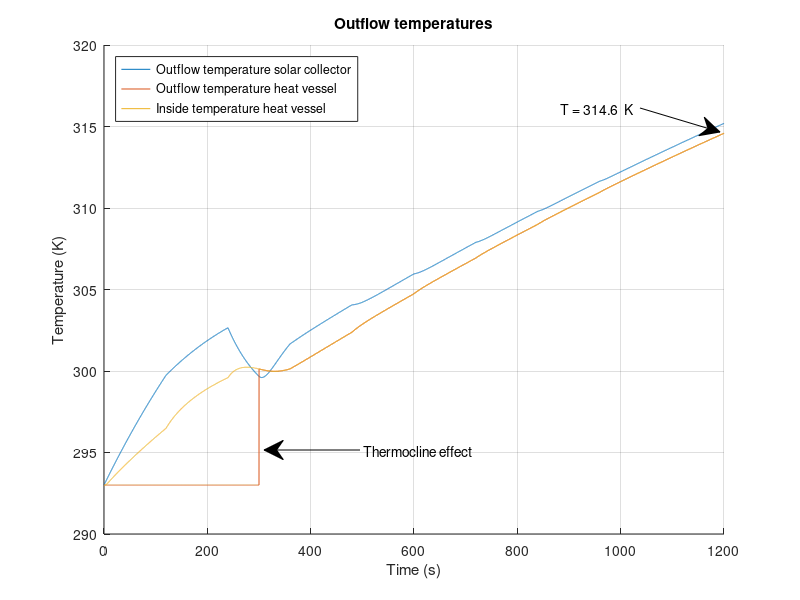
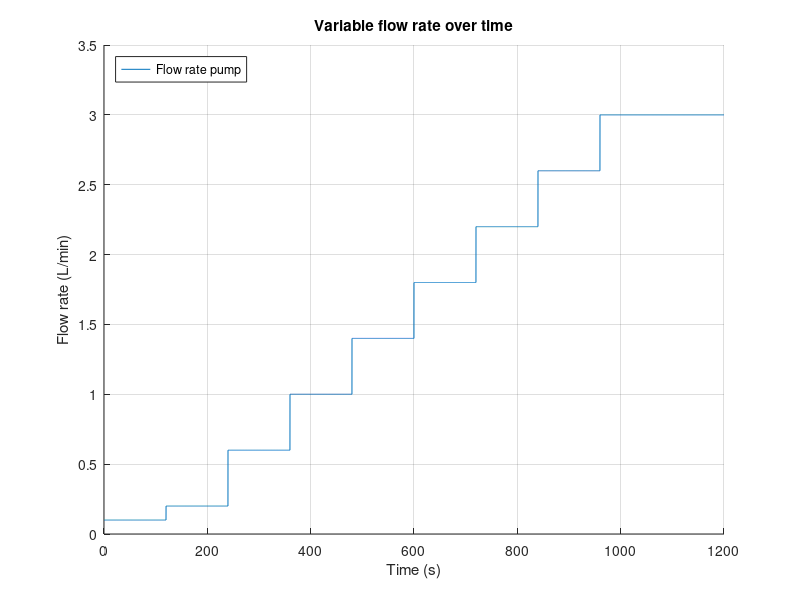

Write the MATLAB code that produced these figures, in order.
%%%%%%%%%%%%%%%%%%%%%%%%%%%%%%%%%%%%%%%%%%%%
% Matlab model for Solar Collector Group 10%
%%%%%%%%%%%%%%%%%%%%%%%%%%%%%%%%%%%%%%%%%%%%
clc;
clear;
close all;
%%
%%%%%%%%%%%
%Constants%
%%%%%%%%%%%
%Natural costants:
    sigma = 5.67*10^(-8);                       %Stefan-Boltzmann constant
    v_out = 4.5;                                %Velocity of air outside the solar collector [m/s]
    v_in = 0;                                   %Velocity of air inside the solar collector [m/s]
%Emissivity
    e_Cu = 0.22;                                %Copper tube, value 0.052
    e_glass = 0.95;
    e_PVC = 0.91;                               %PVC tube
    e_foam = 0.9;                               %foam foil
    e_Al = 0.04;                                %Aluminum tape
    e_paint = 0.95;                             %Emissivity of black paint (for comparison)
    e_wood = 0.94;
    e_CuMatte = 0.22;                           %Emissivity of the copper tube after making it less reflective (for comparison)
%Thermal conductivity
    k_air = 0.026;                              %Air [W/(m*K)]
    k_tempex =0.03;                             %Tempex plate [W/(m*K)]
    k_Cu = 400;                                 %Copper tube [W/(m*K)]
    k_wood = 0.12;                              %Wood casing [W/(m*K)]
    k_Po = 0.13;                                %Polyurethane tube [W/(m*K)]
    k_PVC = 0.19;                               %PVC thermal conduc [W/(m*K)]
    k_foil = 0.04;                              %Polyethylene foam foil [W/(m*K)]
    k_glass = 0.96;                             %Thermal conductivity of the glass plate [W/(m*K)]
%Heat transfer coefficient
    h_out_air = 10.45 - v_out + 10*(v_out)^(1/2);%Outside solar collector air [W/(m^2*K)]
    h_in_air = 10.45 - v_in + 10*(v_in)^(1/2);  %Inside solar collector air [W/(m^2*K)]
    h_air = 2.5;                                %Still standing 298K air [W/(m^2*K)]
%Specific heat
    c_water = 4186;                             %Specific heat water [J/kgK]
    c_Cu = 386;                                 %Specific heat copper [J/kgK]
    c_Al = 922;                                 %Specific heat aluminium[J/kgK]
    c_air = 1007;                               %Specific heat air[J/kgK]
%Measurements
    D_Cu = 0.012;                               %Diameter of the copper tube [m]
    D_PolyTube = 0.008;                         %Diameter of the polyurathane pump tubes [m]
    R_Cu1 = 0.005;                              %Inner radius of the copper tube [m]
    R_Cu2 = 0.006;                              %Outer radius of  the copper tube [m]
    V_air = 0.04911;                            %Volume of the air in the solar collector [m^3]
    V_Al = 8.96*10^(-5);                        %Total volume of the aluminum tape
    L_Cu_SC = 6.63;                             %Length of the copper tube in the solar collector [m]
    L_CuTube = 6.630;                           %Total length of tube that's exposed to the air [m]
    L_PolyTube1 = 3;                            %Total length of polyurathane pump tube 1 [m]
    L_PolyTube2 = 3;                            %Total length of polyurathane pump tube 2 [m]
    d_frame = 0.05;                             %Thickness of the pinewood frame [m]
%Measurements Heat storage vessel
    D_pvc = 0.050;                              %Diameter PVC tube [m]
    R_pvcThick = 0.0018;                        %PVC wall thickness
    R_pvc1 = (D_pvc/2) - R_pvcThick;            %Inner Radius PVC tube [m]
    R_pvc2 = (D_pvc/2);                         %Outer Radius PVC tube [m]
    N_insLayers = 6;                            %Number of insulating polyethylene foam foil layers [m]
    R_polyFoil = N_insLayers * 0.003;           %Radius thickness polyethylene foam foil [m]
    L_Tube_HV = 0.71;                           %PVC length [m]
%Measurements for in- and outlet connectors
    D_Po = 0.012;                               %Diameter of the polyurethane tube [m]
    R_Po1 = 0.004;                              %Inner radius of the polyurethane tube [m]
    R_Po2 = 0.006;                              %Outer radius of the polyurethane tube [m]
    L_Tube_HV_to_SC = 3;                        %Half of general setup length, HV to SC [m]
    L_Tube_SC_to_HV = 3;                        %Half of general setup length, SC to HV [m]
%Areas
    A_RadCu = 4*D_Cu*1.4+3*0.5*0.25*pi*(0.0898^2-0.0778^2)+2*0.012*0.15; %Sunlit area of the copper tube [m^2]
    A_RadAl = 0.670*1.4 - 4*0.012*1.4;                      %Sunlit area of the aluminum troughs [m^2]
    A_AirCu = 1.4*pi*D_Cu + 3*4.9594762*10^(-3) + 0.05*pi*D_Cu + 2*0.1*pi*D_Cu; %Area of the copper tube that's exposed to the air [m^2]
    A_AirTape = 1.971;                                      %Area of the aluminum tape that is exposed to the air [m^2]
    A_AirSS = 2*(1.64*0.67)+2*(0.67*0.065)+2*(0.065*1.72);  %Area of solar collector that is exposed to the air [m^2]
    A_frame = 2*(0.67*0.065)+2*(0.065*1.72);                %Area of sides touching pinewood [m^2]
    A_HV = 2*pi*(R_pvc2+R_polyFoil)*L_Tube_HV;              %Area of heat vessel [m^2] %%%%CHECK THIS
%Intensity
    I_sun = 1000;                               %Intensity of the artificial sun [W/m^2]
%Temperatures
    T_sur = 293;                                %Temperature of the surroundings [K]
    T_in = 293;                                 %Temperature of the incoming water [K]
%Density
    rho_w = 1000;                               %Density of water [kg/m^3]
    rho_Cu = 8.9*10^3;                          %Density of copper [kg/m^3]
    rho_air = 1.29;                             %Density of air [kg/m^3]
    rho_Al = 2.70*10^3;                         %Density of aluminum [kg/m^3]
%Variables
    test_length = 20;                           %Given time in test [minutes]
    flowrate = 0.1;                             %Initial flowrate [L/min]
%%
%%%%%%%%%%%%%%
%Calculations%
%%%%%%%%%%%%%%
%%Length of simulation%%
t_end = test_length*60;                 %End time [s]
t_step = 0.1;                           %Step size [s]
Steps = t_end/t_step;                   %Amount of steps

%%HEAT VESSEL%%
T_HV_table = zeros(3,Steps+1);          %Heat vessel table for data logging
T_HV_table(1,:) = 0:t_step:t_end;
T_HV_out=T_in;                          %Beginning temperature of water in the heat vessel [K]
m_SC_water = 0.512;                     %Max mass of water in the solar collector [kg]
m_HV_water = 1.2;                       %Max mass of water in the heat vessel  [kg]
m_out_tube =1/4*pi*((D_Po -2*0.002)^2)*L_Tube_HV_to_SC ;    %Max mass of water in the outlettubing [kg]
m_hv_frac = 0;                           %Initial fraction hot water to cold water [-]

%%Variable flowrate%%
Flowrate_Table = zeros(2,Steps+1);          %Table for variable flowrate logging
Flowrate_Table(1,:) = 0:t_step:t_end;

%%Thermocline HV start values%%
m_HV_new = 0;                           %Starting mass of hot water in HV  [kg]
m_HV_old = m_HV_water;                  %Starting mass of cold water in HV [kg]
T_HV_inside = T_in;                     %Starting temperature HV [K]

%%Tube Heat vessel --> Solar Collector%%
m_PolyTube1_water = (1/4)*pi*D_PolyTube^2*L_PolyTube1*rho_w;                %Maximum amount of water in the tube [kg]
T_SC_in = T_in;                                                             %Starting temperature [K]

%%SOLAR COLLECTOR%%
T_SC_table = zeros(3,Steps+1);          %Solar collector table for data logging
T_SC_table(1,:) = 0:t_step:t_end;
T_SC_out=T_in;                          %Beginning temperature of water in the solar collector [K]
I_glass = I_sun*e_glass;                %Intensity after absorption of glass plate [W/m^2]
%%Aluminium reflection and absorption rates%%
dQdt_RadAl = (1-e_Al)*A_RadAl*I_glass;              %Energy that is reflected by the aluminum tape [W]
dQdt_RadAl_in = (e_Al)*A_RadAl*I_glass;             %Energy that is absorbed by the aluminum tape [W]
dQdt_RadCu = e_Cu*A_RadCu*I_glass + e_Cu*dQdt_RadAl;  %Energy that is absorbed by the copper tube due to radiation [W]

%SC glass plate calculations
d_glass = 0.004;                                                            %Thickness of the glass plate [m]
A_glass = 0.67*(1.640+0.080);                                               %Area of the glass plate [m]

%%Tube Solar Collector --> Heat vessel%%
m_PolyTube2_water = (1/4)*pi*D_PolyTube^2*L_PolyTube2*rho_w;                %Maximum amount of water in the tube [kg]
T_HV_in = T_in;                                                             %Starting temperature [K]

%%General%%
m_Cu = (L_Cu_SC*pi*R_Cu2^2 - L_Cu_SC*pi*R_Cu1^2)*rho_Cu;                    %Mass of the copper tube in the solar collector [kg]
m_air = rho_air*V_air;                                                      %Mass of the air in the solar collector [kg]
m_Al = rho_Al*V_Al;                                                         %Total mass of the aluminum tape [kg]
T_air = T_in;                                                               %Starting temperature of the air [K]
T_Al = T_in;                                                                %Starting temperature of the aluminum tape [K]
m_flow = (flowrate/60/1000)*rho_w*t_step;                                   %Mass of water inflow from pump during t_step [kg]
%%
for t=0:t_step:t_end
    %%
    %%%%%%%%%%%%%%%%%%%%%%%%%%%%%%%%%%%%%%%%
    %       Variable flowrate              %
    %%%%%%%%%%%%%%%%%%%%%%%%%%%%%%%%%%%%%%%%
    if (120<t && t<1080)                                                   %Varying flow rate between 2 minutes and 18 minutes
          xStart = 0.2;                                                    %Flow rate after 2 minutes
          steptime = 0.4;                                                  %Stepsize of the flow rate after every 2 minutes
          N = 8;                                                           %Amount of steps
          pump = xStart + (0:N-1)*steptime;                                %Ceating array with differnt flow rates
          flowrate = pump(round((t-60)/120));                              %At what time which array (flow rate) should be picked
          m_flow = (flowrate/60/1000)*rho_w*t_step;                        %Mass of water inflow from pump during t_step [kg]
    elseif (1080<t && t<1200)                                              %Flow rate between 18 minutes and 20 minutes
          flowrate = 3;                                                    %Flow rate [L/min]
          m_flow = (flowrate/60/1000)*rho_w*t_step;                        %Mass of water inflow from pump during t_step [kg]
    end
    Column = round((1/t_step)*t+1);                                         %Table time step counter
    Flowrate_Table(2,Column)=flowrate;                                      %Assign value for T_HV_out to the right space
    %%
    %%%%%%%%%%%%%%%%%%%%%%%%%%%%%%%%%%%%%%%%
    %       Equations for the vessel       %
    %%%%%%%%%%%%%%%%%%%%%%%%%%%%%%%%%%%%%%%%    
    %%%%%Insulation heat loss%%%%
    R_HV_PVC_cond = R_pvc1/(k_PVC*(2*pi*R_pvc2*L_Tube_HV));                     %Thermal resitance of conduction through PVC [K/W]
    R_HV_ins_Cond =  (log((R_pvc2 + R_polyFoil)/R_pvc2)) / (k_foil*A_HV);   %Thermal resitance of conduction through poly foam foil [K/W]
    R_HV_ins_Conv = 1 / (h_air*A_HV);                                       %Thermal resitance of convection outside poly foam foil [K/W]
    HL_RadOut_PVC = e_PVC * sigma * A_HV * (T_HV_inside^4 - T_sur^4);   %Heat loss due to radiation PVC [W]
    HL_RadOut_foam = e_foam * sigma * A_HV * (T_HV_inside^4 - T_sur^4); %Heat loss due to radiation foam foil [W]
    R_HV_ins_total = R_HV_PVC_cond + R_HV_ins_Cond + R_HV_ins_Conv;         %Total thermal resistance in series [K/W]
    %Total heat flow through insulation multiplied with fraction hot water
    dQdt_HV_insulation = m_hv_frac*(-((T_HV_inside - T_sur ) / R_HV_ins_total)-HL_RadOut_PVC-HL_RadOut_foam);   
    
    %%%%%End caps heat loss%%%%
    R_HV_cap_Conv = 1 /h_air*pi*(R_pvc2+R_pvcThick).^2;                     %Thermal resistance due to convection on end caps [K/W]
    R_HV_cap1 = R_pvcThick / (k_PVC * (pi*R_pvc2).^2);                      %Thermal resistance end-cap [K/W]
    R_HV_cap2 = R_HV_cap1;                                                  %Thermal resistance upper end cap [K/W]
    if m_hv_frac == 1
        %If heatvessel is full of hot water, heat loss from both end caps is presumed
        R_HV_caps_total = R_HV_cap1 + R_HV_cap2 + 2*R_HV_cap_Conv;
        dQdt_HV_caps = -((T_HV_inside - T_sur ) / R_HV_caps_total);
    else
        %If hot water not at bottom HV, only 1 end-cap
        R_HV_caps_total = R_HV_cap1 + R_HV_cap_Conv;                        
        dQdt_HV_caps = -((T_HV_inside - T_sur ) / R_HV_caps_total);
    end
    
    %%%%Total heat flow storage vessel%%%%
    dQdt_HV_total = dQdt_HV_insulation + dQdt_HV_caps;                      %Total heat flow storage vessel [W/m^2]
    
    %%%%Calculate internal temperature%%%%
    delta_T = (dQdt_HV_total*t_step/(m_HV_water*c_water));                  %Resulting delta T of heat flow [K]
    T_HV_inside = T_HV_inside+delta_T;                                      %Resulting internal temperature [K]
    
    %%%%Thermocline effect%%%% 
    if (m_HV_new < m_HV_water)                                              % Cold region thermocline provides outlfow HV
        m_HV_new = m_HV_new + m_flow;
        T_HV_inside = (m_flow*T_HV_in + T_HV_inside*m_HV_new)/(m_HV_new + m_flow);
        m_hv_frac = m_HV_new / m_HV_water;                                  %Fraction hot to cold water in HV
        m_HV_old = m_HV_old - m_flow;
        T_HV_out = T_in;                                                    %Resulting temperature outlfow if full of hot water
    else                                                                    %Thermocline when cold water has been dispersed
        T_HV_inside = (m_flow*T_HV_in + T_HV_inside*m_HV_new)/(m_HV_new + m_flow);
        m_hv_frac = 1;                                                      %Fraction of cold water to hot water is 1, used for heat losses in HV
        T_HV_out = T_HV_inside;                                             %Resulting temperature outlfow if not full of hot water
    end
    
    %%%%Log HV data for plotting%%%%
    Column = round((1/t_step)*t+1);                                         %Table time step counter
    T_HV_table(2,Column)=T_HV_out;                                          %Assign value for T_HV_out to the right space
    T_HV_table(3,Column)=dQdt_HV_total;                                     %Assign value for dQdt_HV_total to the right space
    T_HV_table(4,Column)=T_HV_inside;                                       %Assign value for inside temperature heat vessel
    
    %%
    %%%%%%%%%%%%%%%%%%%%%%%%%%%%%%%%%%%%%%%%
    %Tube 1 Heat vessel --> Solar collector%
    %%%%%%%%%%%%%%%%%%%%%%%%%%%%%%%%%%%%%%%%
    %%%%Inflow temperature%%%%
    m_PolyTube1_old = m_PolyTube1_water - m_flow;                           %Mass of water from t-t_step [kg]
    m_PolyTube1_new = m_flow;                                               %Mass of water added to the heat vessel during t_step [kg]
    T_SC_in = (m_PolyTube1_old*T_SC_in + m_PolyTube1_new*T_HV_out)/(m_PolyTube1_old+m_PolyTube1_new); %Inflow temperature [K] 
    
    %%%%Thermal resistance%%%%
    R_tube_out_Cond =  (log(R_Po2 /R_Po1)) / ((2*pi*k_Po*L_Tube_HV_to_SC ));%Thermal resitance of conduction outlet tubing [K/W]
    R_tube_out_Conv = 1 / (h_air*(2*pi*R_Po2)*L_Tube_HV_to_SC) ;           %Thermal resitance of convection outlet tubing [K/W]
    R_tube_out_total = R_tube_out_Cond + R_tube_out_Conv;                  %Total thermal resistance in series [K/W]
    
    %%%%Total heat flowflow%%%%
    dQdt_PolyTube1_total = -((T_HV_out - T_sur ) / R_tube_out_total);       %Total heat flow HV to SC[W/m^2]
    
    %%%%Outflow temperature
    delta_T = (dQdt_PolyTube1_total*t_step/(m_PolyTube1_water*c_water));    %Resulting delta T of heat flow [K]
    T_SC_in = T_SC_in+delta_T;                                              %Resulting outflow temperature [K]
    
    %%
    %%%%%%%%%%%%%%%%%%%%%%%%%%%%%%%%%%%%%%%%
    %  Equations for the solar collector   %
    %%%%%%%%%%%%%%%%%%%%%%%%%%%%%%%%%%%%%%%%
    m_SC_old = m_SC_water - m_flow;                                         %Mass of water from t-t_step [kg]
    m_SC_new = m_flow;                                                      %Mass of water added to the solar collector during t_step [kg]
    T_SC_out = (m_SC_old*c_water*T_SC_out + m_Cu*c_Cu*T_SC_out + m_SC_new*c_water*T_SC_in)/(m_SC_old*c_water + m_Cu*c_Cu + m_SC_new*c_water);

    %%%Heat transfer mechanisms in the solar collector%%%	
    dtQt_RadOut = e_Cu * sigma * A_AirCu * (T_SC_out^4 - T_air^4);          %Heat loss due to radiation [W]                
    R_CondOut = (log(R_Cu2/R_Cu1)) / (2*pi*k_Cu*L_CuTube);                  %Thermal resistance due to conduction in the copper tube [K/W]
    R_Cu_conv = 1 / (h_air*A_AirCu);                                         %Thermal resistance due to convection [K/W]
    R_SC_total = R_CondOut + R_Cu_conv;                                     %The total of all the thermal resistances [K/W]
  
    %%%%Total heat flow solar collector%%%%
    dQdT_SC_tube = ((T_SC_out - T_air) / R_SC_total);
    dQdt_SC_total = dQdt_RadCu - dQdT_SC_tube - dtQt_RadOut;        %Total heat flow solar collector [W/m^2]
    
    %%%%Calculate internal temperature%%%%    
    delta_T = (dQdt_SC_total*t_step)/(m_SC_water*c_water + m_Cu*c_Cu);      %Resulting delta T of heat flow [K]
    T_SC_out=T_SC_out+delta_T;                                              %Resulting outflow temperature [K]
    
    %%%%Log SC data for plotting%%%%
    Column = round((1/t_step)*t+1);                                         %Table time step counter
    T_SC_table(2,Column)=T_SC_out;                                          %Assign value for T to the right space
    T_SC_table(3,Column)=delta_T;                                           %Assign value for T to the right space
    
    %%
    %%%%%%%%%%%%%%%%%%%%%%%%%%%%%%%%%%%%%%%%
    %Tube 2 Solar collector --> Heat vessel%
    %%%%%%%%%%%%%%%%%%%%%%%%%%%%%%%%%%%%%%%%
    m_PolyTube2_old = m_PolyTube1_water - m_flow;                           %Mass of water from t-t_step [kg]
    m_PolyTube2_new = m_flow;                                               %Mass of water added to the heat vessel during t_step [kg]
   
    T_HV_in = (m_PolyTube2_old*T_HV_in + m_HV_new*T_SC_out)/(m_PolyTube2_old+m_HV_new); %Average internal HV temperature with inflow from SC [K]
    
    R_tube_in_Cond =  (log(R_Po2 /R_Po1)) / ((2*pi*k_Po*L_Tube_SC_to_HV )); %Thermal resitance of conduction inlet tubing [K/W]
    R_tube_in_Conv = 1 / (h_air*(2*pi*R_Po2)*L_Tube_SC_to_HV) ;             %Thermal resitance of convection inlet tubing [K/W]
    R_tube_in_total = R_tube_in_Cond + R_tube_in_Conv;                      %Total thermal resistance in series [K/W]
    
    %%%%Total flow
    dQdt_PolyTube2_total = -((T_HV_in - T_sur ) / R_tube_in_total);         %Total heat flow general setup SC to HV [W/m^2]

    delta_T = (dQdt_PolyTube2_total*t_step/(m_PolyTube2_water*c_water));    %Resulting delta T of heat flow [K]
    T_HV_in = T_HV_in+delta_T;                                              %Resulting outflow temperature [K]
        
    %%
    %%%%%%%%%%%%%%%%%%%%%%%%%%%%%%%%%%%%%%%%
    %            Air Temperature           %
    %%%%%%%%%%%%%%%%%%%%%%%%%%%%%%%%%%%%%%%%
    %To calculate dQdt_air_total, first the temperature of the aluminum tape has to be determined:
    dQdt_Al_conv = h_air*A_AirTape*(T_Al-T_air);                            %Convective heat loss aluminium tape [W/m^2]
    dQdt_Al_total = dQdt_RadAl_in - dQdt_Al_conv;                           %Total heat flow aluminium tape [W/m^2]
    delta_T = (dQdt_Al_total*t_step)/(m_Al*c_Al);                           %Resulting delta T aluminium tape [K]
    T_Al = T_Al + delta_T;                                                  %Temperature aluminium tape after delta T [K]

    %Air temperature:
    dQdt_CondEnv = -(k_wood * A_frame * (T_air - T_sur))/d_frame;               %Heat flow to the environment through the wood by conduction [W/m^2]
    dQdt_CondGlass = -(k_glass*A_glass*(T_air - T_sur))/d_glass;           %Heat flow to the environment through the glass by conduction [W/m^2]
    dQdt_air_total = dQdt_Al_conv + dQdt_CondEnv + dQdt_CondGlass + dQdT_SC_tube; %Total heat flow air inside solar collector [W/m^2]
     
    delta_T = (dQdt_air_total*t_step)/(m_air*c_air);                        %Resulting delta T of heat flow [K]
    T_air = T_air + delta_T;                                                %Resulting air temperature [K]
    
end
%%
%%%%%%%%%%
%Plotting%
%%%%%%%%%%

t_var=T_SC_table(1,:);          %Time variable
T_SC_var=T_SC_table(2,:);       %Outflow temperature solar collector
T_HV_var=T_HV_table(2,:);       %Outflow temperature heat vessel
T_HV_inside = T_HV_table(4,:);  %Inside temperature heat vessel
V_flowrate = Flowrate_Table(2,:); %Variable flowrate for pump


%%Figure 1 for outflow temperature
figure(1);hold on
figure(1);grid on
figure(1); plot(t_var,T_SC_var);
figure(1); plot(t_var,T_HV_var);
figure(1); plot(t_var,T_HV_inside);

figure(1); annotation('textarrow',[0.8 0.9], [0.82 0.78] ,'String','T = 314.6  K ');
figure(1); annotation('textarrow', [0.45 0.33], [0.25 0.25], 'String', 'Thermocline effect');

figure(1); ylabel('Temperature (K)')
figure(1); legend({'Outflow temperature solar collector','Outflow temperature heat vessel','Inside temperature heat vessel'}, 'Location','northwest')

figure(1); xlim([0 t_end]);
figure(1); xlabel('Time (s)')
figure(1); title('Outflow temperatures')
figure(1); saveas(gcf,'Outflow temperature.jpg')

%%Figure 2 for variable flowrate pump
figure(2);hold on
figure(2);grid on
figure(2); plot(t_var,V_flowrate);
figure(2); xlim([0 t_end]);
figure(2); xlabel('Time (s)')
figure(2); ylabel('Flow rate (L/min)')
figure(2); title('Variable flow rate over time')
figure(2); legend({'Flow rate pump'}, 'Location','northwest')
figure(2); saveas(gcf,'Flow_rate.jpg')
